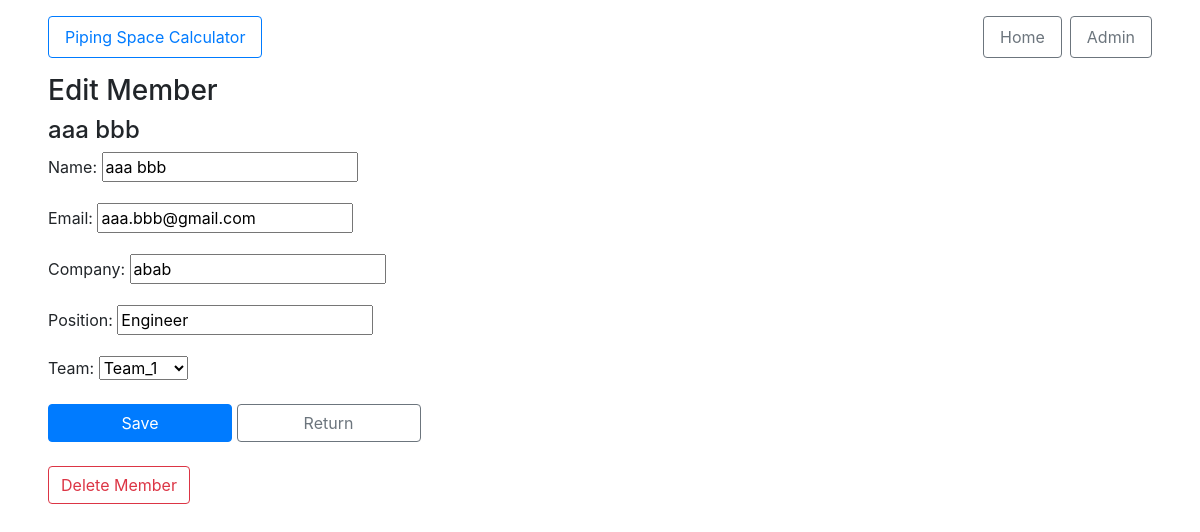
/edit_member/1, run on an earlier commit of the app's database.
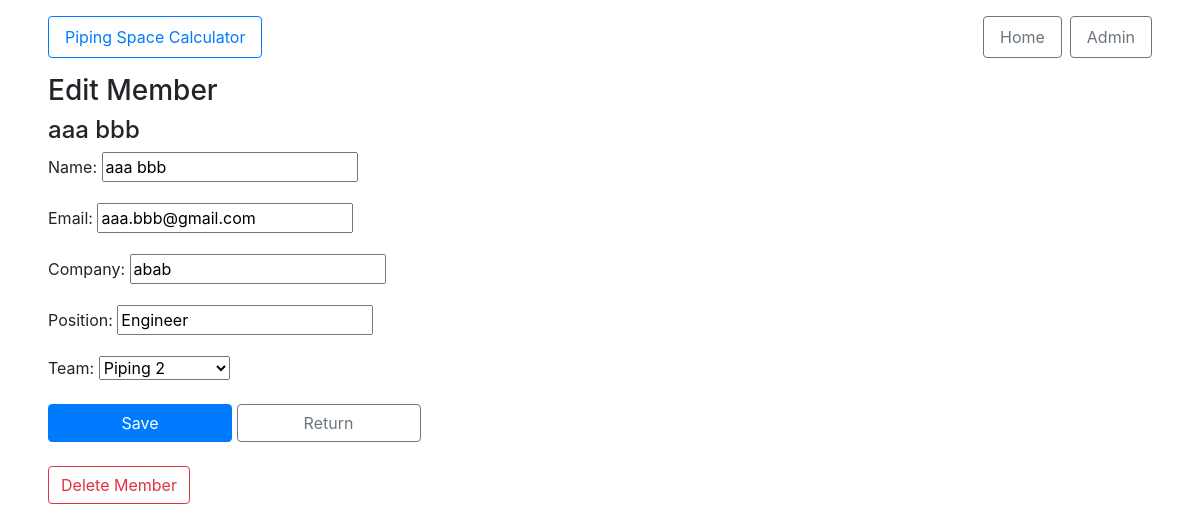
And on a later commit of the database.
### communication_tree/models.py (models this page shows, shortened)
class Member(models.Model):
    name = models.CharField(max_length=250, unique=True, blank=False)
    email = models.EmailField(max_length=500, unique=True, blank=False)
    company = models.CharField(max_length=250)
    position = models.CharField(max_length=250)
    team = models.ForeignKey(Team, on_delete=models.CASCADE, related_name='members', blank=True)

class Team(models.Model):
    colapse = models.BooleanField(blank=False, default=True)
    name = models.CharField(max_length=250, unique=True, blank=False)
    def __str__(self) -> str:
        return self.name

### communication_tree/views.py (the view)
# urls.py: path("edit_member/<int:member_id>", views.edit_member, name="edit_member"),
def edit_member(request, member_id):
    member = get_object_or_404(Member, pk=member_id)
    if request.method == 'POST':
        form = MemberForm(request.POST, instance=member)
        if form.is_valid():
            form.save()
            return redirect('index')
    else:
        form = MemberForm(instance=member)
    context = {
        'form': form,
        'member': member,
    }
    return render(request, 'edit_member.html', context)

### communication_tree/forms.py
class MemberForm(forms.ModelForm):
    class Meta:
        model = Member
        fields = ['name', 'email', 'company', 'position', 'team']

### communication_tree/templates/edit_member.html (shortened to what this page needs)
{% extends 'base.html' %}
{% block content %}
<h3>Edit Member</h3>
<h4>{{ member.name }}</h4>
<form method="post" action="{% url 'edit_member' member.id %}">
    {{ form.as_p }}
    <button class="col-2 btn btn-primary" type="submit">Save</button>
    <a class="col-2 btn btn-outline-secondary" href="{% url 'index' %}">Return</a>
    <br/>
    <a class="mt-4 btn btn-outline-danger" href="{% url 'delete_member' member.id %}">Delete Member</a>
</form>
{% endblock %}

What changed in the data, as far as the page shows it:
changed Member "aaa bbb": team "Team_1" → "Piping 2"
